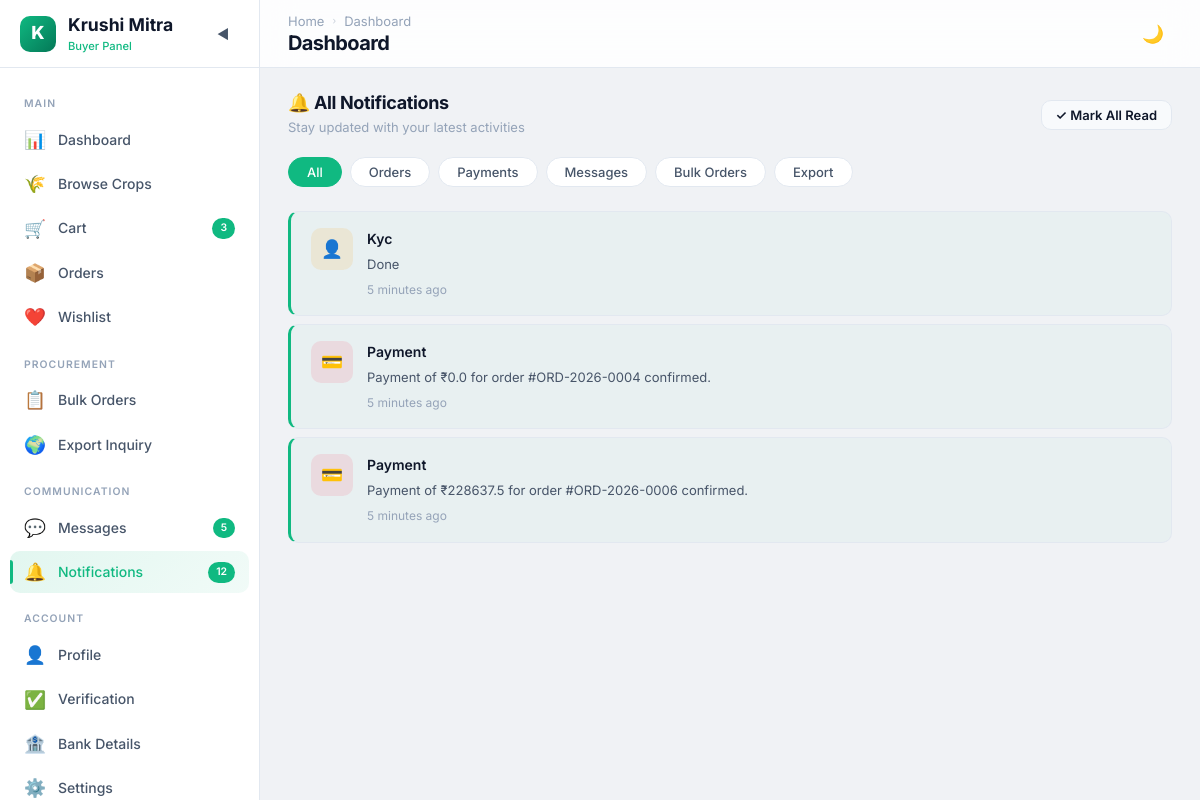
Before: /buyer/notifications/ (signed in) with the older database file.
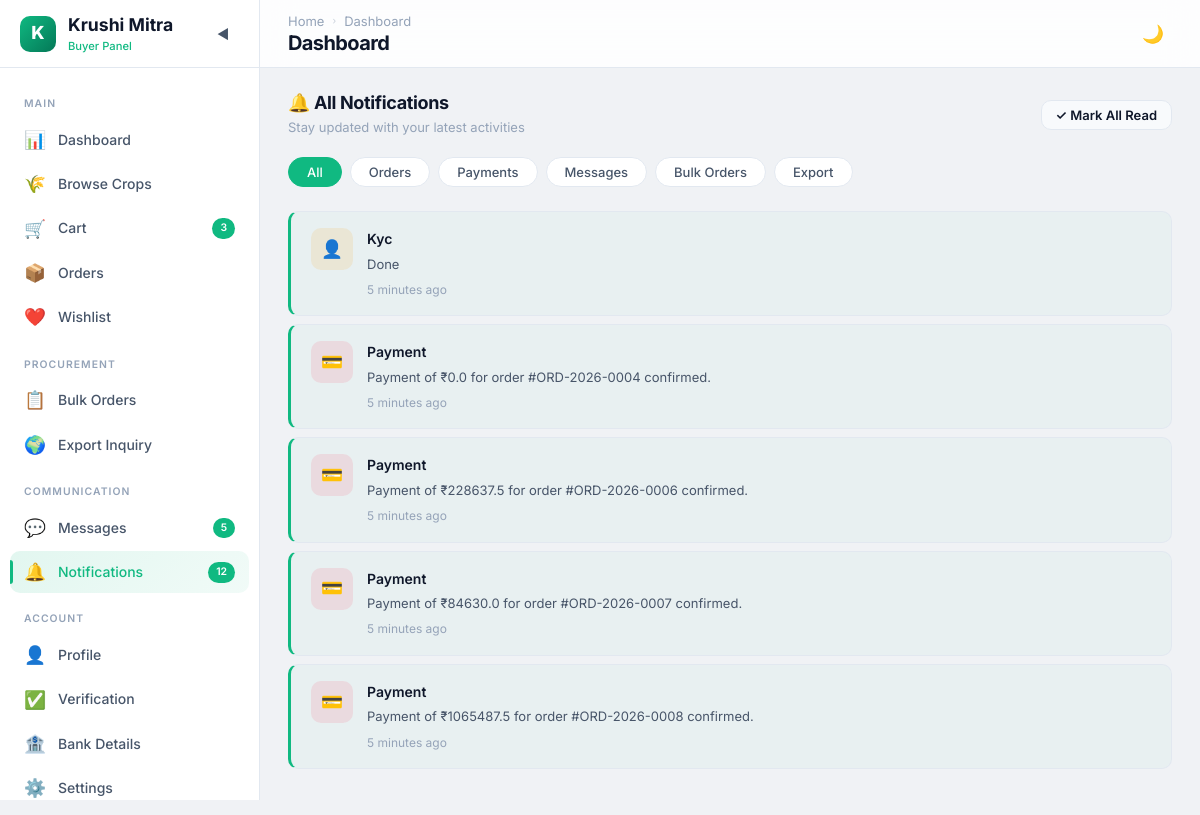
After: the same page with the newer database file.
### buyer/models.py (models this page shows, shortened)
class notifications(models.Model):
    NOTIFICATIONS_TYPES= (
        ("Order","Order"),
        ("Payment","Payment"),
        ("Bulk","Bulk"),
        ("Export","Export"),
        ("Kyc","Kyc"),
                            )
    user = models.ForeignKey(Buyer, on_delete=models.CASCADE, related_name='buyer')
    notification_type = models.CharField(max_length=20,choices=NOTIFICATIONS_TYPES)
    message = models.CharField(max_length=100,blank=True,null=True)
    is_readed = models.BooleanField(default=False)
    created_at = models.DateTimeField(auto_now_add=True)

### farmer/views.py (the view)
        def wrapper(request, *args, **kwargs):
            if "contact" in request.session:
                try:
                    user = User.objects.get(contact=request.session['contact'])
                    request.uid = user
                    if user.role not in allowed_roles:
                        messages.error(request, "Access Denied")
                        return redirect('login')
                    return view_function(request, *args, **kwargs)
                except User.DoesNotExist:
                    return redirect('login')
            return redirect('login')

### buyer/views.py (called while the page is built)
@check_login(['Buyer'])
def buyer_notifications(request):
    uid = request.uid
    buyr = Buyer.objects.get(user=uid)
    all_notifications = notifications.objects.filter(user=buyr)
    context={'buyr':buyr,'all_notifications':all_notifications}
    return render(request, "buyer/notifications.html",context)

### farmer/views.py (called while the page is built)
def check_login(allowed_roles):
    def decorator(view_function):
        def wrapper(request, *args, **kwargs):
            if "contact" in request.session:
                try:
                    user = User.objects.get(contact=request.session['contact'])
                    request.uid = user
                    if user.role not in allowed_roles:
                        messages.error(request, "Access Denied")
                        return redirect('login')
                    return view_function(request, *args, **kwargs)
                except User.DoesNotExist:
                    return redirect('login')
            return redirect('login')
        return wrapper
    return decorator

### buyer/templates/buyer/notifications.html (shortened to what this page needs)
<!DOCTYPE html>
{% load static %}
<html lang="en" data-theme="light">
<head>
  <link rel="stylesheet" href="{% static 'buyer/css/style.css' %}">
  <link rel="stylesheet" href="{% static 'buyer/css/notifications.css' %}">
</head>
<body>
  <div class="app-layout">
    <aside class="sidebar">
      <div class="sidebar-header">
        <div class="sidebar-logo">
          <div class="sidebar-logo-icon">K</div>
          <div>
            <div class="sidebar-logo-text">Krushi Mitra</div>
            <span class="sidebar-logo-sub">Buyer Panel</span>
          </div>
        </div>
        <button class="sidebar-toggle">◀</button>
      </div>
      <nav class="sidebar-nav">
        <div class="sidebar-section-label">Main</div>
        <a href="{% url 'buyer_dashboard' %}" class="sidebar-item" data-tooltip="Dashboard"><span
            class="sidebar-item-icon">📊</span><span class="sidebar-item-text">Dashboard</span></a>
        <a href="{% url 'buyer_browse_crops' %}" class="sidebar-item" data-tooltip="Browse Crops"><span
            class="sidebar-item-icon">🌾</span><span class="sidebar-item-text">Browse Crops</span></a>
        <a href="{% url 'buyer_cart' %}" class="sidebar-item" data-tooltip="Cart"><span
            class="sidebar-item-icon">🛒</span><span class="sidebar-item-text">Cart</span><span
            class="sidebar-item-badge">3</span></a>
        <a href="{% url 'buyer_orders' %}" class="sidebar-item" data-tooltip="Orders"><span
            class="sidebar-item-icon">📦</span><span class="sidebar-item-text">Orders</span></a>
        <a href="{% url 'buyer_wishlist' %}" class="sidebar-item" data-tooltip="Wishlist"><span
            class="sidebar-item-icon">❤️</span><span class="sidebar-item-text">Wishlist</span></a>
        <div class="sidebar-section-label">Procurement</div>
        <a href="{% url 'buyer_bulk_order' %}" class="sidebar-item" data-tooltip="Bulk Orders"><span
            class="sidebar-item-icon">📋</span><span class="sidebar-item-text">Bulk Orders</span></a>
        <a href="{% url 'buyer_export_inquiry' %}" class="sidebar-item" data-tooltip="Export Inquiry"><span
            class="sidebar-item-icon">🌍</span><span class="sidebar-item-text">Export Inquiry</span></a>
        <div class="sidebar-section-label">Communication</div>
        <a href="{% url 'buyer_messages' %}" class="sidebar-item" data-tooltip="Messages"><span
            class="sidebar-item-icon">💬</span><span class="sidebar-item-text">Messages</span><span
            class="sidebar-item-badge">5</span></a>
        <a href="{% url 'buyer_notifications' %}" class="sidebar-item active" data-tooltip="Notifications"><span
            class="sidebar-item-icon">🔔</span><span class="sidebar-item-text">Notifications</span><span
            class="sidebar-item-badge">12</span></a>
        <div class="sidebar-section-label">Account</div>
        <a href="{% url 'buyer_profile' %}" class="sidebar-item" data-tooltip="Profile"><span
            class="sidebar-item-icon">👤</span><span class="sidebar-item-text">Profile</span></a>
        <a href="{% url 'buyer_verification' %}" class="sidebar-item" data-tooltip="Verification"><span
            class="sidebar-item-icon">✅</span><span class="sidebar-item-text">Verification</span></a>
        <a href="{% url 'buyer_bank_details' %}" class="sidebar-item" data-tooltip="Bank Details"><span
            class="sidebar-item-icon">🏦</span><span class="sidebar-item-text">Bank Details</span></a>
        <a href="{% url 'buyer_settings' %}" class="sidebar-item" data-tooltip="Settings"><span
            class="sidebar-item-icon">⚙️</span><span class="sidebar-item-text">Settings</span></a>
      </nav>
    </aside>
    <div class="main-wrapper">
      <header class="navbar">
        <div class="navbar-left"><button class="mobile-menu-btn">☰</button>
          <div>
            <div class="breadcrumb"><a href="{% url 'buyer_dashboard' %}">Home</a><span
                class="breadcrumb-sep">›</span><span class="current">Notifications</span></div>
            <h1 class="page-title">Notifications</h1>
          </div>
        </div>
        <div class="navbar-right"><button class="theme-toggle">🌙</button></div>
      </header>
      <main class="main-content">
        <div class="section-header page-reveal">
          <div>
            <h2 class="section-title">🔔 All Notifications</h2>
            <p class="card-subtitle">Stay updated with your latest activities</p>
          </div>
          <button class="btn btn-sm btn-secondary mark-all-read">✓ Mark All Read</button>
        </div>
        <div class="notification-filters page-reveal">
          <button class="notif-filter active">All</button>
          <button class="notif-filter">Orders</button>
          <button class="notif-filter">Payments</button>
          <button class="notif-filter">Messages</button>
          <button class="notif-filter">Bulk Orders</button>
          <button class="notif-filter">Export</button>
        </div>
        <div class="notification-list page-reveal">
          {%for notification in all_notifications%}
          {%if notification.is_readed%}
          <div class="notification-card read">
            {%else%}
            <div class="notification-card unread">
              {%endif%}
              {%if notification.notification_type == "Order"%}
              <div class="notif-icon green">📦</div>
              {%elif notification.notification_type == "Payment"%}
              <div class="notif-icon rose">💳</div>
              {%elif notification.notification_type == "Bulk"%}
              <div class="notif-icon purple">📋</div>
              {%elif notification.notification_type == "Export"%}
              <div class="notif-icon blue">🌍</div>
              {%elif notification.notification_type == "Kyc"%}
              <div class="notif-icon amber">👤</div>
              {%endif%}
              <div class="notif-content">
                <div class="notif-title">{{notification.notification_type}}</div>
                <div class="notif-text">{{notification.message}}</div>
                <div class="notif-time">5 minutes ago</div>
              </div>
            </div>
            {%endfor%}
          </div>
      </main>
    </div>
  </div>
</body>
</html>

### buyer/static/buyer/css/notifications.css (style rules this page uses)
.notification-filters { display: flex; gap: 8px; margin-bottom: 24px; flex-wrap: wrap; }
.notif-filter { padding: 6px 18px; border-radius: var(--radius-full); font-size: 0.8125rem; font-weight: 500; color: var(--text-secondary); background: var(--bg-card); border: 1px solid var(--border-color); transition: all var(--transition-fast); }
.notif-filter.active { background: var(--primary-500); color: white; border-color: var(--primary-500); }
.notification-list { display: flex; flex-direction: column; gap: 2px; }
.notification-card { display: flex; align-items: flex-start; gap: 14px; padding: 16px 20px; background: var(--bg-card); border: var(--card-border); border-radius: var(--radius-md); transition: all var(--transition-fast); margin-bottom: 6px; }
.notification-card.unread { border-left: 3px solid var(--primary-500); background: rgba(16,185,129,0.03); }
.notif-icon { width: 42px; height: 42px; border-radius: var(--radius-md); display: flex; align-items: center; justify-content: center; font-size: 1.1rem; flex-shrink: 0; }
.notif-icon.amber { background: rgba(245,158,11,0.12); }
.notif-icon.rose { background: rgba(244,63,94,0.12); }
.notif-content { flex: 1; }
.notif-title { font-size: 0.875rem; font-weight: 600; color: var(--text-primary); margin-bottom: 4px; }
.notif-text { font-size: 0.8125rem; color: var(--text-secondary); line-height: 1.5; }
.notif-time { font-size: 0.75rem; color: var(--text-muted); margin-top: 6px; }

Changed rows visible on the page:
added notifications: notification_type "Payment", message "Payment of ₹84630.0 for order #ORD-2026-0007 confirmed."
added notifications: notification_type "Payment", message "Payment of ₹1065487.5 for order #ORD-2026-0008 confirmed."
